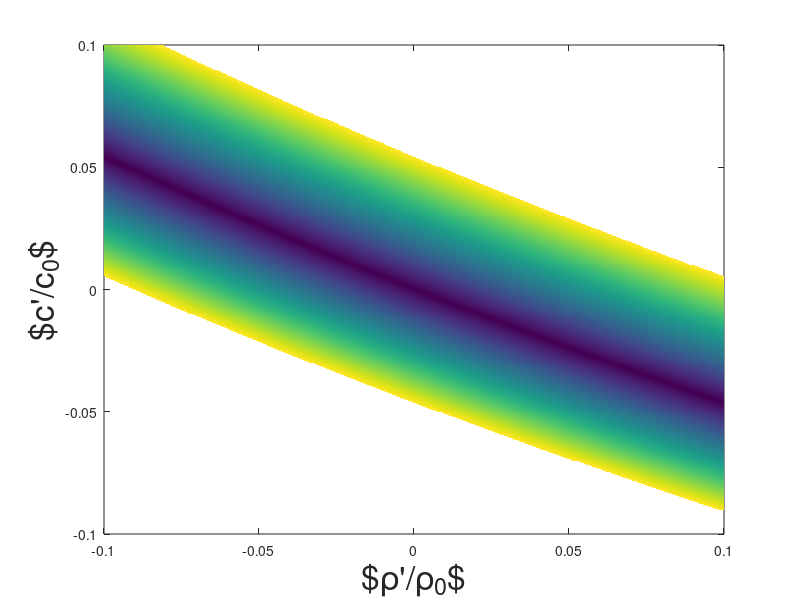

Here is the MATLAB script that generated this plot:
clear all
close all
clc

c0 = 1500;
cPrimeVec = linspace( -150, 150, 500 );
rho0 = 1000;
rhoPrimeVec = linspace( -100, 100, 500 );

[rhoPrime, cPrime] = meshgrid( rhoPrimeVec, cPrimeVec );

A = 1./(1 + rhoPrime./rho0 );
B = 1./(1 + cPrime./c0 );

factor = abs( A.*B.^(2) - 1 );
factor( factor > 0.1 ) = NaN;

pcolor( rhoPrime./rho0, cPrime./c0, factor );
xlabel( '$\rho''/\rho_{0}$', 'FontSize', 24 );
ylabel( '$c''/c_{0}$', 'FontSize', 24 );
shading flat;